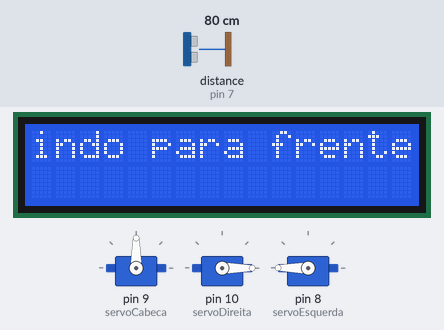
A sketch run on a simulated Arduino Uno, built with avr-gcc and run on an emulated ATmega328P. On the bench: 3 × servo, 16×2 character LCD. Wiring (inferred from the names in the program): ultrasonic range finder: trigger pin 6; echo pin 7. The test bench sets the inputs (shaded band); at power-on: distance to the obstacle (sensor on pin 7) 80 cm. The echo pulse lasts 58.3 µs per cm; what the sketch prints to the serial monitor is not drawn.

Above: at 3.5 s.
3.6 s: distance to the obstacle (sensor on pin 7) set to 23 cm
8.5 s: distance to the obstacle (sensor on pin 7) set to 18 cm
At 10.6 s:
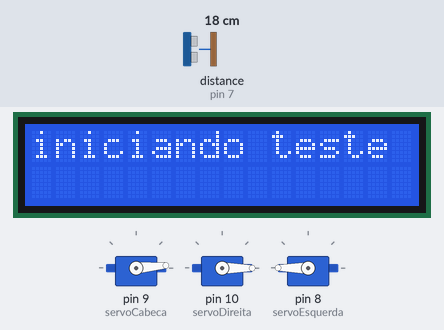
13.4 s: distance to the obstacle (sensor on pin 7) set to 35 cm
At 14.7 s:
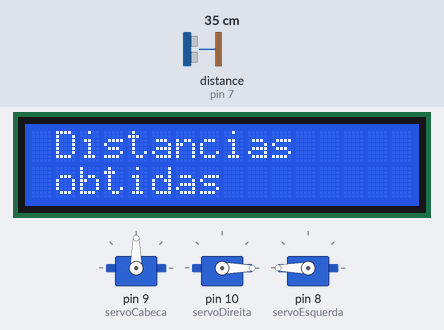
16.8 s: distance to the obstacle (sensor on pin 7) set to 2 cm
At 21.1 s:
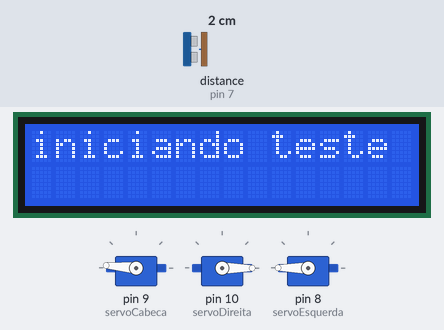
Timing chart, 0 to 22.7 s (numbered marks = the images above; inputs shaded):
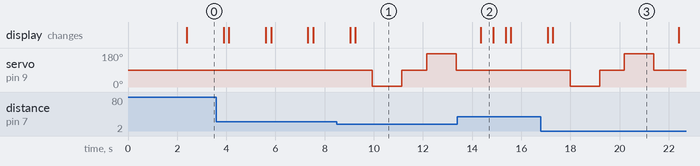

The sketch:

Robo_bom_controle_auto.ino
```cpp
#include<Servo.h>;
#include<LiquidCrystal.h>;
//#include<SoftwareSerial.h>; //Biblioteca Serial para o BT

// @jucabnu

// pinos do ultrassonic
int trigPin = 6;
int echoPin = 7;

// criando lcd e definindo pinagem
LiquidCrystal lcd(12,11,5,4,3,2);

// criando BT e definiindo piangem (TX, RX)
// SoftwareSerial btCom(6,7);

// criando servo motores
Servo servoCabeca;
Servo servoDireita;
Servo servoEsquerda;

// distancias
long distDireita;
long distEsquerda;
long distFrente;

// tempo deslocamento
int tempoParaAndar = 1500;
int tempoParaVirar = 1000;

// parametros para configurações
// boolean controleManual;
// boolean imprimeBtCom;
boolean simulador;
boolean imprimeSerial;
boolean imprimeLcd;

void setup(){

// CONFIGURACOES INICIAIS
//controleManual = true;
//imprimeBtCom = false;
  simulador = false; //-----------------------------
  imprimeSerial = true;
  imprimeLcd = true;

// iniciando o servo da cabeça
  servoCabeca.attach(9);
  servoCabeca.write(90);

// iniciando o lcd
  lcd.begin(16,2);

  // inicia comunicação serial bluetooth RS232
  /*
  btCom.begin(9600);
   if(btCom.available()){
   imprime("conexao bt", "estabelecida", 0);
   }
   */

  // inicia comunicação serial com PC
  Serial.begin(9600);

  imprime("ROBO AUTONOMO","by Jucabnu ",0);
  delay(2000);

  // inicia os pinos do sensor
  pinMode(trigPin, OUTPUT);
  pinMode(echoPin, INPUT);

  // inicia as distâncias com uma leitura inicial
  distDireita = leDistancia();
  distEsquerda = leDistancia();
  distFrente = leDistancia();
}

// *************************************************
// ************* CONTROLE DE MOVIMENTO *************
// *************************************************

// dois motores rodando para frente
void acelerar(){
  imprime("indo para frente"," ",0);
  if(!simulador){
    servoDireita.attach(10);
    servoEsquerda.attach(8);
    servoDireita.write(0);
    servoEsquerda.write(180);
  }
  delay(tempoParaAndar);
  parado();
}

// dois motores rodando para tras
void andarParaTras(){
  imprime("indo para tras"," ",0);
  if(!simulador){
    servoDireita.attach(10);
    servoEsquerda.attach(8);
    servoDireita.write(180);
    servoEsquerda.write(0);
  }
  delay(tempoParaAndar);
  parado();
}

// motor da esquerda gira para frente
// enquanto motor da direita gira para tras
void virarParaDireita(){
  imprime("virando a direita"," ",0);
  if(!simulador){
    servoDireita.attach(10);
    servoEsquerda.attach(8);
    servoDireita.write(180);
    servoEsquerda.write(180);
  }
  delay(tempoParaVirar);
  parado();
}

// motor da direita gira para frente
// enquanto motor da esquerda gira para tras
void virarParaEsquerda(){
  imprime("virando a esquerda"," ",0);
  if(!simulador){
    servoDireita.attach(10);
    servoEsquerda.attach(8);
    servoDireita.write(0);
    servoEsquerda.write(0);
  }
  delay(tempoParaVirar);
  parado();
}

// destaca os dois motores para que fiquem parados
void parado(){
  imprime(".","x PARADO x",0);
  if(!simulador){
    servoDireita.detach();
    servoEsquerda.detach();
  }
  delay(100);
}

// *************************************************
// ************** CONTROLE AUTOMACAO ***************
// *************************************************

void mapeamento(){

  imprime("iniciando teste"," ",0);

  // obter distância do centro (90 graus)
  // remover se estiver com problema
  // servoCabeca.write(90);
  delay(500);
  distFrente = leDistancia();
  delay(100);

  // obter distância à direita (0 graus)
  servoCabeca.write(5);
  delay(1000);
  distDireita = leDistancia();
  delay(100);

  servoCabeca.write(90);
  delay(1000);

  // obter distância à esquerda (180 graus)
  servoCabeca.write(175);
  delay(1000);
  distEsquerda = leDistancia();
  delay(100);

  servoCabeca.write(90);
  delay(1000);

  imprime(" Distancias"," obtidas",0);
  delay(500);
  imprime("----------------"," ",0);

}

// le distancia do sensor ultrassonico
int leDistancia(){
  int dis = 0;
  digitalWrite(trigPin, LOW);
  delayMicroseconds(2);
  digitalWrite(trigPin, HIGH);
  delayMicroseconds(10);
  digitalWrite(trigPin, LOW);
  dis = (pulseIn(echoPin, HIGH)/29/2);
  delay(100);
  return dis;

  // pulseInt lê o tempo entre a chamada e o pino entrar em high
  // calculo é baseado em s = v.t, tempo vem dobrado
}

// verifica qual distancia é melhor e direciona o carro
void direcionamento(){

  if(distDireita > distEsquerda && distDireita > distFrente){
    imprime("Melhor opcao: ","Direita ",distDireita);
    virarParaDireita();
  }else if(distEsquerda > distDireita && distEsquerda > distFrente){
    imprime("Melhor opcao: ","Esquerda ",distEsquerda);
    virarParaEsquerda();
  }else if(distFrente > distEsquerda && distFrente > distDireita){
    imprime("Melhor opcao: ","Frente ",distFrente);
    acelerar();
  }else{
    imprime("Melhor opcao: ","?????? ",0);
    parado();
  }
}

// metodo para multi impressao (isso devera virar uma classe)
void imprime(String texto1, String texto2, int valor){

  if(imprimeSerial){
    Serial.println(texto1);
    if(texto2 != "" && texto2 != " "){
      Serial.print(texto2);
      Serial.print(" ");
    }
    if(valor != 0){
      Serial.println(valor);
    }
  }

  if(imprimeLcd){
    lcd.clear();
    lcd.setCursor(0,0);
    lcd.print(texto1);
    if(texto2 != "" && texto2 != " "){
      lcd.setCursor(0,1);
      lcd.print(texto2);
    }
    if(valor != 0){
      lcd.print("                ");
      lcd.setCursor(0,1);
      delay(1000);
      lcd.print("                ");
      lcd.print(valor);
      delay(100);
    }
  }
/*
if(imprimeBtCom){
    btCom.print(texto1);
    btCom.print(texto2);
    btCom.print(valor);
  }
*/
}

// dipara alarme no pino 13
/*
void avisoSonoro(){
  digitalWrite(alarme, HIGH);
  tone(8,440);
  delay(50);
  noTone(8);
  delay(50);
}
*/

// metodo principal
void loop(){

  acelerar();
  // cai nesse while e fica aqui ate poweroff
  while(true){
    while(leDistancia() > 20){
      imprime("_confere", " ", 0);
      acelerar();
    }
    //avisoSonoro();
    mapeamento();
    delay(500);
    direcionamento();
  }
}
```

Measured:
- the behaviour switches between 22 and 21 cm on distance to the obstacle (sensor on pin 7) (found by bisection; images 0 and 1)
- after the input at 8.5 s, servo on pin 9 (servoCabeca): 90° → 5° after 1.4 s, → 90° 1.2 s later, → 175° 1.0 s later, → 90° 1.2 s later; the display: first differs from a run without the input after 0.74 s (image 1)
- after the input at 13.4 s, servo on pin 9 (servoCabeca): stays 90° (without the input it goes to 5° after 2.9 s)
- after the input at 16.8 s, servo on pin 9 (servoCabeca): 90° → 5° after 1.2 s, → 90° 1.2 s later, → 175° 1.0 s later, → 90° 1.2 s later; the display: first differs from a run without the input after 0.49 s (image 3)
- what the display in image 2 shows lasts 0.5 s, from 14.4 s to 14.9 s
